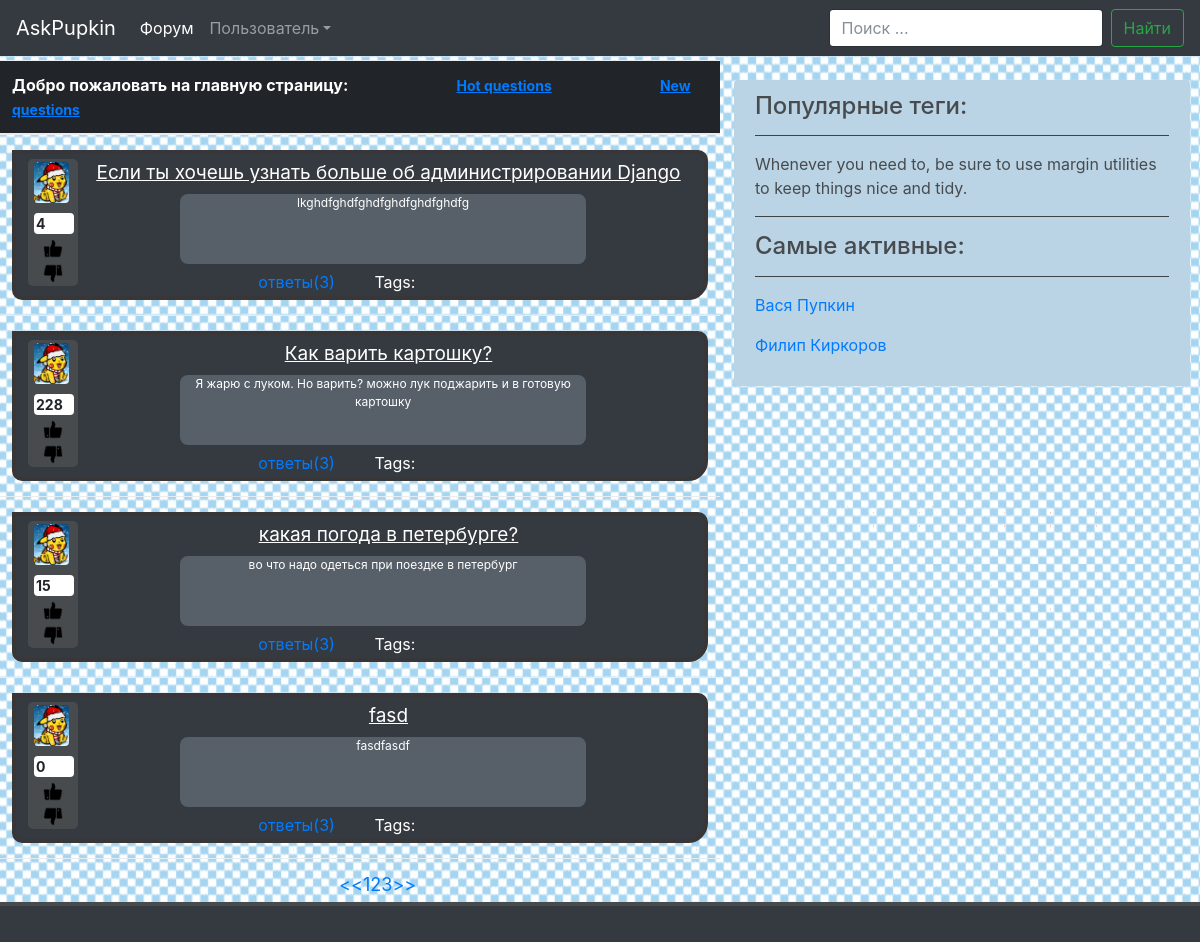
Before: / with the older database file.
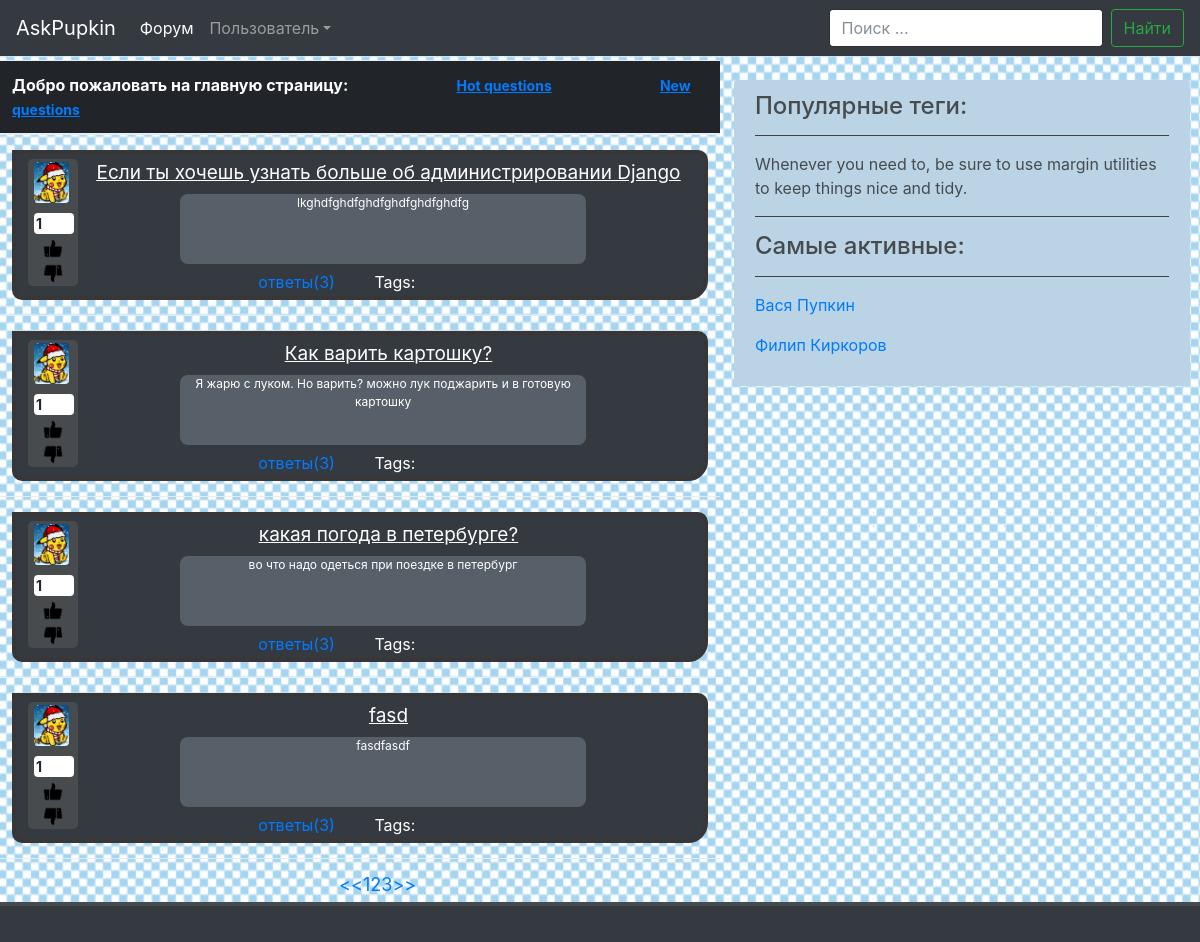
After: the same page with the newer database file.
### blog/models.py (models this page shows, shortened)
class Question(models.Model):
	title = models.CharField(max_length=255, verbose_name="заголовок")
	text = models.TextField(verbose_name="текст")
	author = models.ForeignKey(User, verbose_name="автор")
	tags = models.ManyToManyField("Tag")
	rating_num = models.IntegerField(verbose_name='рейтинг', default=0)
	added_on = models.DateTimeField(verbose_name='дата и время добавления', auto_now_add=True)
	objects = QuestionManager()
	class Meta:
		verbose_name = 'вопрос'
		verbose_name_plural = 'вопросы'

### blog/views.py (the view)
# urls.py: url(r'^$', views.main , name='main'),
def main(request):
    success = request.GET.get('continue')
    page = paginate(request, Question.objects.all())
    user = {}
    if request.user.is_authenticated():
        user['first_name'] = request.user.first_name
        user['last_name'] = request.user.last_name
    return render(request, 'index.html', {'posts': page.object_list ,
                                          'paginator': page.paginator, 'page': page, 'success': success, 'user':user})

### blog/views.py (called while the page is built)
def paginate(request , qs):
    try:
        limit = int(request.GET.get('limit', 4))
    except ValueError:
        limit = 4
    if limit > 100:
        limit = 4
    try:
        page = int(request.GET.get('page', 1))
    except ValueError:
        raise Http404
    paginator = Paginator(qs, limit)
    try:
        page = paginator.page(page)
    except EmptyPage:
        page = paginator.page(paginator.num_pages)
    paginator.baseurl = '/?page='
    paginator.startnav = page.number - 2
    paginator.endnav = page.number + 2
    return page

### templates/index.html (shortened to what this page needs)
{% extends "base.html" %}
{% load staticfiles %}
{% block content %}
    <table class="table">
      <thead class="thead-inverse">
        <tr>
          <th style="width: 200px;" colspan="3">
              {% if success == None %}
                    Добро пожаловать на главную страницу:
              {% endif %}
              <a href="{% url 'hot' %}" id="hq">Hot questions</a> <a href="{% url 'new' %}" id="hq">New questions</a> </th>
        </tr>
      </thead>
      <tbody>
      {% for item in posts %}
        <tr>
          <td colspan="4">
              <div class="thd">
                  <div class = "left" id="changeColor">
                      <figure class="figure">
                        <img src="{% static 'images/g.png' %}" class="figure-img img-fluid rounded" alt="A generic square placeholder image with rounded corners in a figure.">
                      </figure>
                      <p style="background-color: white; font-size: 14px; width: 40px; font-weight:bold; border-radius: 4px; padding-left: 2px; margin-bottom: 1px;"> {{ item.rating_num }}</p>
                        <a href="#"><img src="{% static 'images/like.png' %}" id="like"/></a>
                        <a href="#"><img src="{% static 'images/dislike.png' %}" id="like"/></a>
                  </div>
                  <div class="text">
                    <p class="Ttl"><a href="{% url 'questions' item.id %}" class="Ttl">{{ item.title }}</a></p>
                    <p class="fish">{{ item.text }}</p>
                  </div>
                  <div class="propwin">
                        <a href ="#" style="margin-right: 35px;"> ответы(3) </a>
                        Tags:
                  </div>
                </div>
          </td>
        </tr>
        {% endfor %}
          <tr>
            <td>
                <nav><ul class="pagination">
                    {% if 1 == page.number %}
                    <li class="active">
                    {% else %}
                    <li>
                    {% endif %}
                    <a href="{{ paginator.baseurl }}1"> << </a>
                    </li>
                    {% for p in paginator.page_range %}
                        {% if p >= paginator.startnav %}
                            {% if p <= paginator.endnav %}
                                {% if p == page.number %}
                                <li class="active">
                                {% else %}
                                <li>
                                {% endif %}
                                    <a href="{{ paginator.baseurl }}{{ p }}">
                                    {{ p }}</a>
                                </li>
                            {% endif %}
                        {% endif %}
                    {% endfor %}
                    {% if paginator.num_pages == page.number %}
                    <li class="active">
                    {% else %}
                    <li>
                    {% endif %}
                    <a href="{{ paginator.baseurl }}{{ paginator.num_pages }}"> >> </a>
                </ul></nav>
            </td>
          </tr>
      </tbody>
    </table>
{% endblock %}

Changed rows visible on the page:
changed Question "Если ты хочешь узнать больше об администрировании Django": rating_num "4" → "1"
changed Question "Как варить картошку?": rating_num "228" → "1"
changed Question "какая погода в петербурге?": rating_num "15" → "1"
changed Question "fasd": rating_num "0" → "1"
